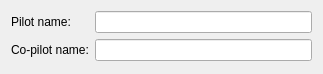
<?xml version="1.0" encoding="UTF-8"?>
<ui version="4.0">
 <class>IgcExportOptionWidget</class>
 <widget class="QWidget" name="IgcExportOptionWidget">
  <property name="geometry">
   <rect>
    <x>0</x>
    <y>0</y>
    <width>323</width>
    <height>74</height>
   </rect>
  </property>
  <layout class="QFormLayout" name="formLayout">
   <item row="0" column="0">
    <widget class="QLabel" name="label_2">
     <property name="text">
      <string>Pilot name:</string>
     </property>
    </widget>
   </item>
   <item row="0" column="1">
    <widget class="QLineEdit" name="pilotNameLineEdit">
     <property name="minimumSize">
      <size>
       <width>200</width>
       <height>0</height>
      </size>
     </property>
    </widget>
   </item>
   <item row="1" column="0">
    <widget class="QLabel" name="label_3">
     <property name="text">
      <string>Co-pilot name:</string>
     </property>
    </widget>
   </item>
   <item row="1" column="1">
    <widget class="QLineEdit" name="coPilotNameLineEdit">
     <property name="minimumSize">
      <size>
       <width>200</width>
       <height>0</height>
      </size>
     </property>
    </widget>
   </item>
  </layout>
 </widget>
 <resources/>
 <connections/>
</ui>
